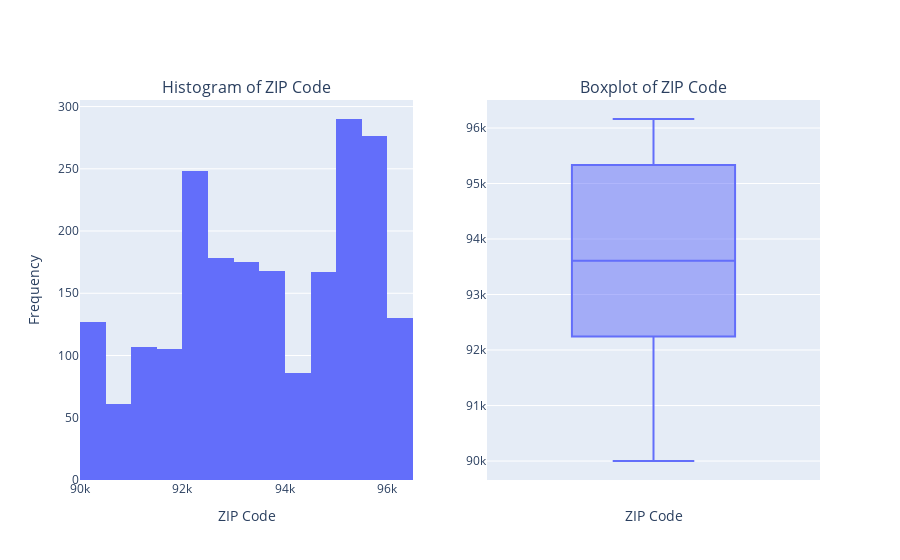
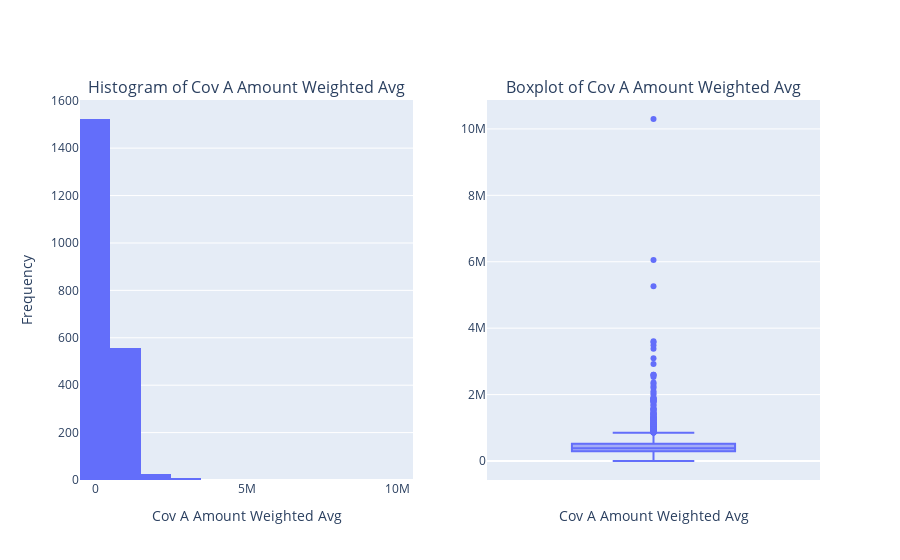
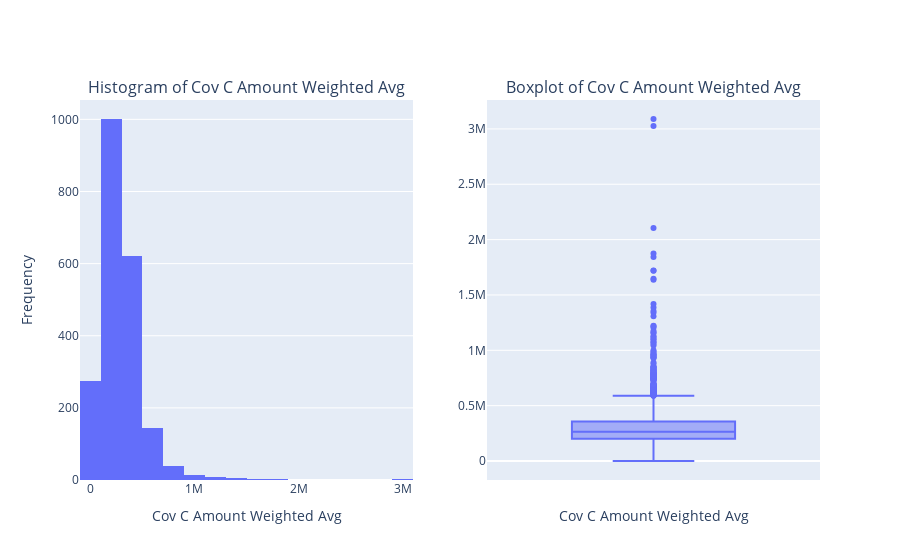
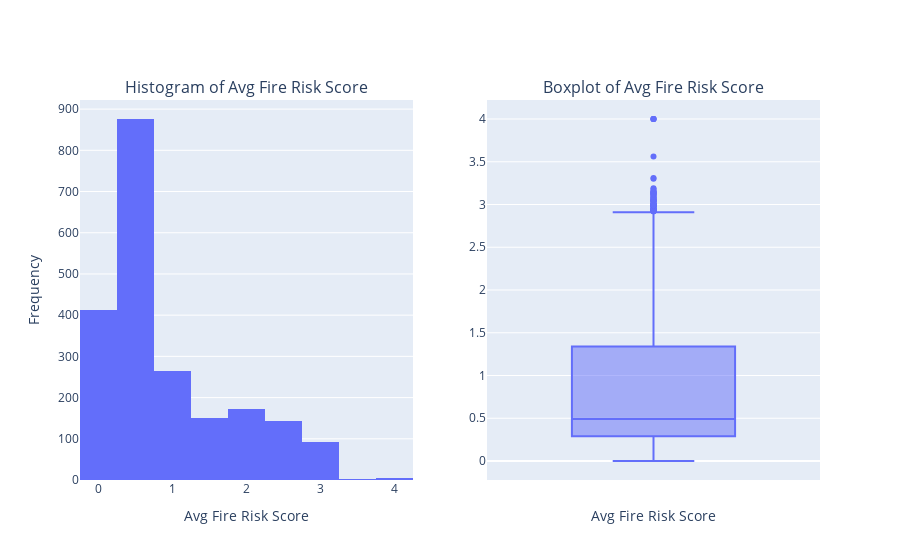

Notebook code cell kept with these figures, in order:
### Markdown cell above
# Univariate Analysis

### Code cell
from visualization import histogram_and_box_plot 
from cleaning import calculate_outliers

def plot_visualization_and_stats(column_name: str, df: pd.DataFrame) ->None:
    histogram_and_box_plot(column_name,df)
    print(f"Statistics for {column_name}")
    print(f"Skewness: {df[column_name].skew():.4f}")
    lower_bound, upper_bound = calculate_outliers(df,column_name)
    print("Outliers")
    print(f" less than lower bound: {df[df[column_name] < lower_bound][column_name]}")
    print(f" higher than upper bound: {list(df[(df[column_name]>upper_bound)][column_name])}")
    print(f"standard deviation: {df[column_name].std()}")
    print(f"Mean :{df[column_name].mean()} ")
    print(f"CV :{(df[column_name].std()/df[column_name].mean()):.4f} ")


for col in df.columns:
    plot_visualization_and_stats(col, df)

### Figure 1 — Plotly figure (JSON) as saved in the notebook; plotly's stock layout.template omitted (floating-point values rounded to 4 significant figures; data arrays with more than 128 entries replaced by an {"elided": "..."} marker saying what was removed)
{"data": [{"alignmentgroup": "True", "bingroup": "x", "hovertemplate": "ZIP Code=%{x}<br>count=%{y}<extra></extra>", "legendgroup": "", "marker": {"color": "#636efa", "pattern": {"shape": ""}}, "name": "", "nbinsx": 20, "offsetgroup": "", "orientation": "v", "showlegend": false, "type": "histogram", "x": {"elided": "2118 int values"}, "xaxis": "x", "yaxis": "y"}, {"alignmentgroup": "True", "hovertemplate": "ZIP Code=%{y}<extra></extra>", "legendgroup": "", "marker": {"color": "#636efa"}, "name": "", "notched": false, "offsetgroup": "", "orientation": "v", "showlegend": false, "type": "box", "x0": " ", "xaxis": "x2", "y": {"elided": "2118 int values"}, "y0": " ", "yaxis": "y2"}], "layout": {"annotations": [{"font": {"size": 16}, "showarrow": false, "text": "Histogram of ZIP Code", "x": 0.225, "xanchor": "center", "xref": "paper", "y": 1, "yanchor": "bottom", "yref": "paper"}, {"font": {"size": 16}, "showarrow": false, "text": "Boxplot of ZIP Code", "x": 0.775, "xanchor": "center", "xref": "paper", "y": 1, "yanchor": "bottom", "yref": "paper"}], "xaxis": {"anchor": "y", "domain": [0, 0.45], "title": {"text": "ZIP Code"}}, "xaxis2": {"anchor": "y2", "domain": [0.55, 1], "title": {"text": "ZIP Code"}}, "yaxis": {"anchor": "x", "domain": [0, 1], "title": {"text": "Frequency"}}, "yaxis2": {"anchor": "x2", "domain": [0, 1]}}}

### Figure 2 — Plotly figure (JSON) as saved in the notebook; plotly's stock layout.template omitted (floating-point values rounded to 4 significant figures; data arrays with more than 128 entries replaced by an {"elided": "..."} marker saying what was removed)
{"data": [{"alignmentgroup": "True", "bingroup": "x", "hovertemplate": "Cov A Amount Weighted Avg=%{x}<br>count=%{y}<extra></extra>", "legendgroup": "", "marker": {"color": "#636efa", "pattern": {"shape": ""}}, "name": "", "nbinsx": 20, "offsetgroup": "", "orientation": "v", "showlegend": false, "type": "histogram", "x": {"elided": "2118 float values"}, "xaxis": "x", "yaxis": "y"}, {"alignmentgroup": "True", "hovertemplate": "Cov A Amount Weighted Avg=%{y}<extra></extra>", "legendgroup": "", "marker": {"color": "#636efa"}, "name": "", "notched": false, "offsetgroup": "", "orientation": "v", "showlegend": false, "type": "box", "x0": " ", "xaxis": "x2", "y": {"elided": "2118 float values"}, "y0": " ", "yaxis": "y2"}], "layout": {"annotations": [{"font": {"size": 16}, "showarrow": false, "text": "Histogram of Cov A Amount Weighted Avg", "x": 0.225, "xanchor": "center", "xref": "paper", "y": 1, "yanchor": "bottom", "yref": "paper"}, {"font": {"size": 16}, "showarrow": false, "text": "Boxplot of Cov A Amount Weighted Avg", "x": 0.775, "xanchor": "center", "xref": "paper", "y": 1, "yanchor": "bottom", "yref": "paper"}], "xaxis": {"anchor": "y", "domain": [0, 0.45], "title": {"text": "Cov A Amount Weighted Avg"}}, "xaxis2": {"anchor": "y2", "domain": [0.55, 1], "title": {"text": "Cov A Amount Weighted Avg"}}, "yaxis": {"anchor": "x", "domain": [0, 1], "title": {"text": "Frequency"}}, "yaxis2": {"anchor": "x2", "domain": [0, 1]}}}

### Figure 3 — Plotly figure (JSON) as saved in the notebook; plotly's stock layout.template omitted (floating-point values rounded to 4 significant figures; data arrays with more than 128 entries replaced by an {"elided": "..."} marker saying what was removed)
{"data": [{"alignmentgroup": "True", "bingroup": "x", "hovertemplate": "Cov C Amount Weighted Avg=%{x}<br>count=%{y}<extra></extra>", "legendgroup": "", "marker": {"color": "#636efa", "pattern": {"shape": ""}}, "name": "", "nbinsx": 20, "offsetgroup": "", "orientation": "v", "showlegend": false, "type": "histogram", "x": {"elided": "2118 float values"}, "xaxis": "x", "yaxis": "y"}, {"alignmentgroup": "True", "hovertemplate": "Cov C Amount Weighted Avg=%{y}<extra></extra>", "legendgroup": "", "marker": {"color": "#636efa"}, "name": "", "notched": false, "offsetgroup": "", "orientation": "v", "showlegend": false, "type": "box", "x0": " ", "xaxis": "x2", "y": {"elided": "2118 float values"}, "y0": " ", "yaxis": "y2"}], "layout": {"annotations": [{"font": {"size": 16}, "showarrow": false, "text": "Histogram of Cov C Amount Weighted Avg", "x": 0.225, "xanchor": "center", "xref": "paper", "y": 1, "yanchor": "bottom", "yref": "paper"}, {"font": {"size": 16}, "showarrow": false, "text": "Boxplot of Cov C Amount Weighted Avg", "x": 0.775, "xanchor": "center", "xref": "paper", "y": 1, "yanchor": "bottom", "yref": "paper"}], "xaxis": {"anchor": "y", "domain": [0, 0.45], "title": {"text": "Cov C Amount Weighted Avg"}}, "xaxis2": {"anchor": "y2", "domain": [0.55, 1], "title": {"text": "Cov C Amount Weighted Avg"}}, "yaxis": {"anchor": "x", "domain": [0, 1], "title": {"text": "Frequency"}}, "yaxis2": {"anchor": "x2", "domain": [0, 1]}}}

### Figure 4 — Plotly figure (JSON) as saved in the notebook; plotly's stock layout.template omitted (floating-point values rounded to 4 significant figures; data arrays with more than 128 entries replaced by an {"elided": "..."} marker saying what was removed)
{"data": [{"alignmentgroup": "True", "bingroup": "x", "hovertemplate": "Avg Fire Risk Score=%{x}<br>count=%{y}<extra></extra>", "legendgroup": "", "marker": {"color": "#636efa", "pattern": {"shape": ""}}, "name": "", "nbinsx": 20, "offsetgroup": "", "orientation": "v", "showlegend": false, "type": "histogram", "x": {"elided": "2118 float values"}, "xaxis": "x", "yaxis": "y"}, {"alignmentgroup": "True", "hovertemplate": "Avg Fire Risk Score=%{y}<extra></extra>", "legendgroup": "", "marker": {"color": "#636efa"}, "name": "", "notched": false, "offsetgroup": "", "orientation": "v", "showlegend": false, "type": "box", "x0": " ", "xaxis": "x2", "y": {"elided": "2118 float values"}, "y0": " ", "yaxis": "y2"}], "layout": {"annotations": [{"font": {"size": 16}, "showarrow": false, "text": "Histogram of Avg Fire Risk Score", "x": 0.225, "xanchor": "center", "xref": "paper", "y": 1, "yanchor": "bottom", "yref": "paper"}, {"font": {"size": 16}, "showarrow": false, "text": "Boxplot of Avg Fire Risk Score", "x": 0.775, "xanchor": "center", "xref": "paper", "y": 1, "yanchor": "bottom", "yref": "paper"}], "xaxis": {"anchor": "y", "domain": [0, 0.45], "title": {"text": "Avg Fire Risk Score"}}, "xaxis2": {"anchor": "y2", "domain": [0.55, 1], "title": {"text": "Avg Fire Risk Score"}}, "yaxis": {"anchor": "x", "domain": [0, 1], "title": {"text": "Frequency"}}, "yaxis2": {"anchor": "x2", "domain": [0, 1]}}}
